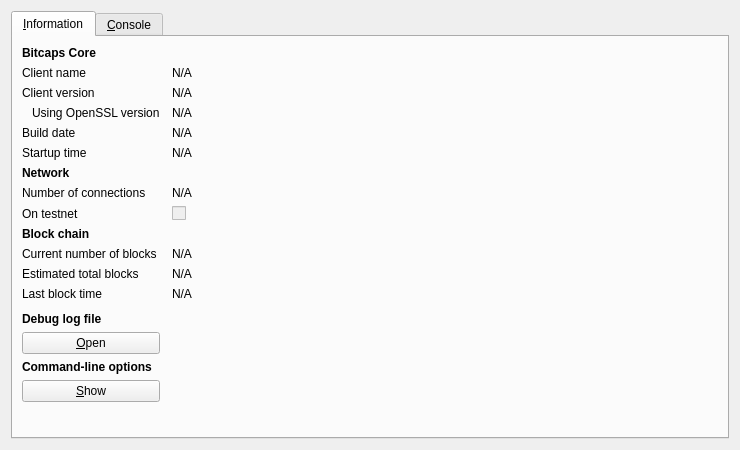
<?xml version="1.0" encoding="UTF-8"?>
<ui version="4.0">
 <class>RPCConsole</class>
 <widget class="QDialog" name="RPCConsole">
  <property name="geometry">
   <rect>
    <x>0</x>
    <y>0</y>
    <width>740</width>
    <height>450</height>
   </rect>
  </property>
  <property name="windowTitle">
   <string>Bitcaps - Debug window</string>
  </property>
  <layout class="QVBoxLayout" name="verticalLayout_2">
   <item>
    <widget class="QTabWidget" name="tabWidget">
     <property name="currentIndex">
      <number>0</number>
     </property>
     <widget class="QWidget" name="tab_info">
      <attribute name="title">
       <string>&amp;Information</string>
      </attribute>
      <layout class="QGridLayout" name="gridLayout" columnstretch="0,1">
       <property name="horizontalSpacing">
        <number>12</number>
       </property>
       <item row="0" column="0">
        <widget class="QLabel" name="label_9">
         <property name="font">
          <font>
           <weight>75</weight>
           <bold>true</bold>
          </font>
         </property>
         <property name="text">
          <string>Bitcaps Core</string>
         </property>
        </widget>
       </item>
       <item row="1" column="0">
        <widget class="QLabel" name="label_5">
         <property name="text">
          <string>Client name</string>
         </property>
        </widget>
       </item>
       <item row="1" column="1">
        <widget class="QLabel" name="clientName">
         <property name="cursor">
          <cursorShape>IBeamCursor</cursorShape>
         </property>
         <property name="text">
          <string>N/A</string>
         </property>
         <property name="textFormat">
          <enum>Qt::PlainText</enum>
         </property>
         <property name="textInteractionFlags">
          <set>Qt::LinksAccessibleByMouse|Qt::TextSelectableByKeyboard|Qt::TextSelectableByMouse</set>
         </property>
        </widget>
       </item>
       <item row="2" column="0">
        <widget class="QLabel" name="label_6">
         <property name="text">
          <string>Client version</string>
         </property>
        </widget>
       </item>
       <item row="2" column="1">
        <widget class="QLabel" name="clientVersion">
         <property name="cursor">
          <cursorShape>IBeamCursor</cursorShape>
         </property>
         <property name="text">
          <string>N/A</string>
         </property>
         <property name="textFormat">
          <enum>Qt::PlainText</enum>
         </property>
         <property name="textInteractionFlags">
          <set>Qt::LinksAccessibleByMouse|Qt::TextSelectableByKeyboard|Qt::TextSelectableByMouse</set>
         </property>
        </widget>
       </item>
       <item row="3" column="0">
        <widget class="QLabel" name="label_14">
         <property name="text">
          <string>Using OpenSSL version</string>
         </property>
         <property name="indent">
          <number>10</number>
         </property>
        </widget>
       </item>
       <item row="3" column="1">
        <widget class="QLabel" name="openSSLVersion">
         <property name="cursor">
          <cursorShape>IBeamCursor</cursorShape>
         </property>
         <property name="text">
          <string>N/A</string>
         </property>
         <property name="textFormat">
          <enum>Qt::PlainText</enum>
         </property>
         <property name="textInteractionFlags">
          <set>Qt::LinksAccessibleByMouse|Qt::TextSelectableByKeyboard|Qt::TextSelectableByMouse</set>
         </property>
        </widget>
       </item>
       <item row="4" column="0">
        <widget class="QLabel" name="label_12">
         <property name="text">
          <string>Build date</string>
         </property>
        </widget>
       </item>
       <item row="4" column="1">
        <widget class="QLabel" name="buildDate">
         <property name="cursor">
          <cursorShape>IBeamCursor</cursorShape>
         </property>
         <property name="text">
          <string>N/A</string>
         </property>
         <property name="textFormat">
          <enum>Qt::PlainText</enum>
         </property>
         <property name="textInteractionFlags">
          <set>Qt::LinksAccessibleByMouse|Qt::TextSelectableByKeyboard|Qt::TextSelectableByMouse</set>
         </property>
        </widget>
       </item>
       <item row="5" column="0">
        <widget class="QLabel" name="label_13">
         <property name="text">
          <string>Startup time</string>
         </property>
        </widget>
       </item>
       <item row="5" column="1">
        <widget class="QLabel" name="startupTime">
         <property name="cursor">
          <cursorShape>IBeamCursor</cursorShape>
         </property>
         <property name="text">
          <string>N/A</string>
         </property>
         <property name="textFormat">
          <enum>Qt::PlainText</enum>
         </property>
         <property name="textInteractionFlags">
          <set>Qt::LinksAccessibleByMouse|Qt::TextSelectableByKeyboard|Qt::TextSelectableByMouse</set>
         </property>
        </widget>
       </item>
       <item row="6" column="0">
        <widget class="QLabel" name="label_11">
         <property name="font">
          <font>
           <weight>75</weight>
           <bold>true</bold>
          </font>
         </property>
         <property name="text">
          <string>Network</string>
         </property>
        </widget>
       </item>
       <item row="7" column="0">
        <widget class="QLabel" name="label_7">
         <property name="text">
          <string>Number of connections</string>
         </property>
        </widget>
       </item>
       <item row="7" column="1">
        <widget class="QLabel" name="numberOfConnections">
         <property name="cursor">
          <cursorShape>IBeamCursor</cursorShape>
         </property>
         <property name="text">
          <string>N/A</string>
         </property>
         <property name="textFormat">
          <enum>Qt::PlainText</enum>
         </property>
         <property name="textInteractionFlags">
          <set>Qt::LinksAccessibleByMouse|Qt::TextSelectableByKeyboard|Qt::TextSelectableByMouse</set>
         </property>
        </widget>
       </item>
       <item row="8" column="0">
        <widget class="QLabel" name="label_8">
         <property name="text">
          <string>On testnet</string>
         </property>
        </widget>
       </item>
       <item row="8" column="1">
        <widget class="QCheckBox" name="isTestNet">
         <property name="enabled">
          <bool>false</bool>
         </property>
         <property name="text">
          <string/>
         </property>
        </widget>
       </item>
       <item row="9" column="0">
        <widget class="QLabel" name="label_10">
         <property name="font">
          <font>
           <weight>75</weight>
           <bold>true</bold>
          </font>
         </property>
         <property name="text">
          <string>Block chain</string>
         </property>
        </widget>
       </item>
       <item row="10" column="0">
        <widget class="QLabel" name="label_3">
         <property name="text">
          <string>Current number of blocks</string>
         </property>
        </widget>
       </item>
       <item row="10" column="1">
        <widget class="QLabel" name="numberOfBlocks">
         <property name="cursor">
          <cursorShape>IBeamCursor</cursorShape>
         </property>
         <property name="text">
          <string>N/A</string>
         </property>
         <property name="textFormat">
          <enum>Qt::PlainText</enum>
         </property>
         <property name="textInteractionFlags">
          <set>Qt::LinksAccessibleByMouse|Qt::TextSelectableByKeyboard|Qt::TextSelectableByMouse</set>
         </property>
        </widget>
       </item>
       <item row="11" column="0">
        <widget class="QLabel" name="label_4">
         <property name="text">
          <string>Estimated total blocks</string>
         </property>
        </widget>
       </item>
       <item row="11" column="1">
        <widget class="QLabel" name="totalBlocks">
         <property name="cursor">
          <cursorShape>IBeamCursor</cursorShape>
         </property>
         <property name="text">
          <string>N/A</string>
         </property>
         <property name="textFormat">
          <enum>Qt::PlainText</enum>
         </property>
         <property name="textInteractionFlags">
          <set>Qt::LinksAccessibleByMouse|Qt::TextSelectableByKeyboard|Qt::TextSelectableByMouse</set>
         </property>
        </widget>
       </item>
       <item row="12" column="0">
        <widget class="QLabel" name="label_2">
         <property name="text">
          <string>Last block time</string>
         </property>
        </widget>
       </item>
       <item row="12" column="1">
        <widget class="QLabel" name="lastBlockTime">
         <property name="cursor">
          <cursorShape>IBeamCursor</cursorShape>
         </property>
         <property name="text">
          <string>N/A</string>
         </property>
         <property name="textFormat">
          <enum>Qt::PlainText</enum>
         </property>
         <property name="textInteractionFlags">
          <set>Qt::LinksAccessibleByMouse|Qt::TextSelectableByKeyboard|Qt::TextSelectableByMouse</set>
         </property>
        </widget>
       </item>
       <item row="13" column="0">
        <spacer name="verticalSpacer_2">
         <property name="orientation">
          <enum>Qt::Vertical</enum>
         </property>
         <property name="sizeHint" stdset="0">
          <size>
           <width>20</width>
           <height>20</height>
          </size>
         </property>
        </spacer>
       </item>
       <item row="14" column="0">
        <widget class="QLabel" name="labelDebugLogfile">
         <property name="font">
          <font>
           <weight>75</weight>
           <bold>true</bold>
          </font>
         </property>
         <property name="text">
          <string>Debug log file</string>
         </property>
        </widget>
       </item>
       <item row="15" column="0">
        <widget class="QPushButton" name="openDebugLogfileButton">
         <property name="toolTip">
          <string>Open the Bitcaps debug log file from the current data directory. This can take a few seconds for large log files.</string>
         </property>
         <property name="text">
          <string>&amp;Open</string>
         </property>
         <property name="autoDefault">
          <bool>false</bool>
         </property>
        </widget>
       </item>
       <item row="16" column="0">
        <widget class="QLabel" name="labelCLOptions">
         <property name="font">
          <font>
           <weight>75</weight>
           <bold>true</bold>
          </font>
         </property>
         <property name="text">
          <string>Command-line options</string>
         </property>
        </widget>
       </item>
       <item row="17" column="0">
        <widget class="QPushButton" name="showCLOptionsButton">
         <property name="toolTip">
          <string>Show the Bitcaps-Qt help message to get a list with possible Bitcaps command-line options.</string>
         </property>
         <property name="text">
          <string>&amp;Show</string>
         </property>
         <property name="autoDefault">
          <bool>false</bool>
         </property>
        </widget>
       </item>
       <item row="18" column="0">
        <spacer name="verticalSpacer">
         <property name="orientation">
          <enum>Qt::Vertical</enum>
         </property>
         <property name="sizeHint" stdset="0">
          <size>
           <width>20</width>
           <height>40</height>
          </size>
         </property>
        </spacer>
       </item>
      </layout>
     </widget>
     <widget class="QWidget" name="tab_console">
      <attribute name="title">
       <string>&amp;Console</string>
      </attribute>
      <layout class="QVBoxLayout" name="verticalLayout_3">
       <property name="spacing">
        <number>3</number>
       </property>
       <item>
        <widget class="QTextEdit" name="messagesWidget">
         <property name="minimumSize">
          <size>
           <width>0</width>
           <height>100</height>
          </size>
         </property>
         <property name="readOnly">
          <bool>true</bool>
         </property>
         <property name="tabKeyNavigation" stdset="0">
          <bool>false</bool>
         </property>
         <property name="columnCount" stdset="0">
          <number>2</number>
         </property>
        </widget>
       </item>
       <item>
        <layout class="QHBoxLayout" name="horizontalLayout">
         <property name="spacing">
          <number>3</number>
         </property>
         <item>
          <widget class="QLabel" name="label">
           <property name="text">
            <string notr="true">&gt;</string>
           </property>
          </widget>
         </item>
         <item>
          <widget class="QLineEdit" name="lineEdit"/>
         </item>
         <item>
          <widget class="QPushButton" name="clearButton">
           <property name="maximumSize">
            <size>
             <width>24</width>
             <height>24</height>
            </size>
           </property>
           <property name="toolTip">
            <string>Clear console</string>
           </property>
           <property name="text">
            <string/>
           </property>
           <property name="icon">
            <iconset resource="../bitcoin.qrc">
             <normaloff>:/icons/remove</normaloff>:/icons/remove</iconset>
           </property>
           <property name="shortcut">
            <string notr="true">Ctrl+L</string>
           </property>
           <property name="autoDefault">
            <bool>false</bool>
           </property>
          </widget>
         </item>
        </layout>
       </item>
      </layout>
     </widget>
    </widget>
   </item>
  </layout>
 </widget>
 <resources>
  <include location="../bitcoin.qrc"/>
 </resources>
 <connections/>
</ui>
